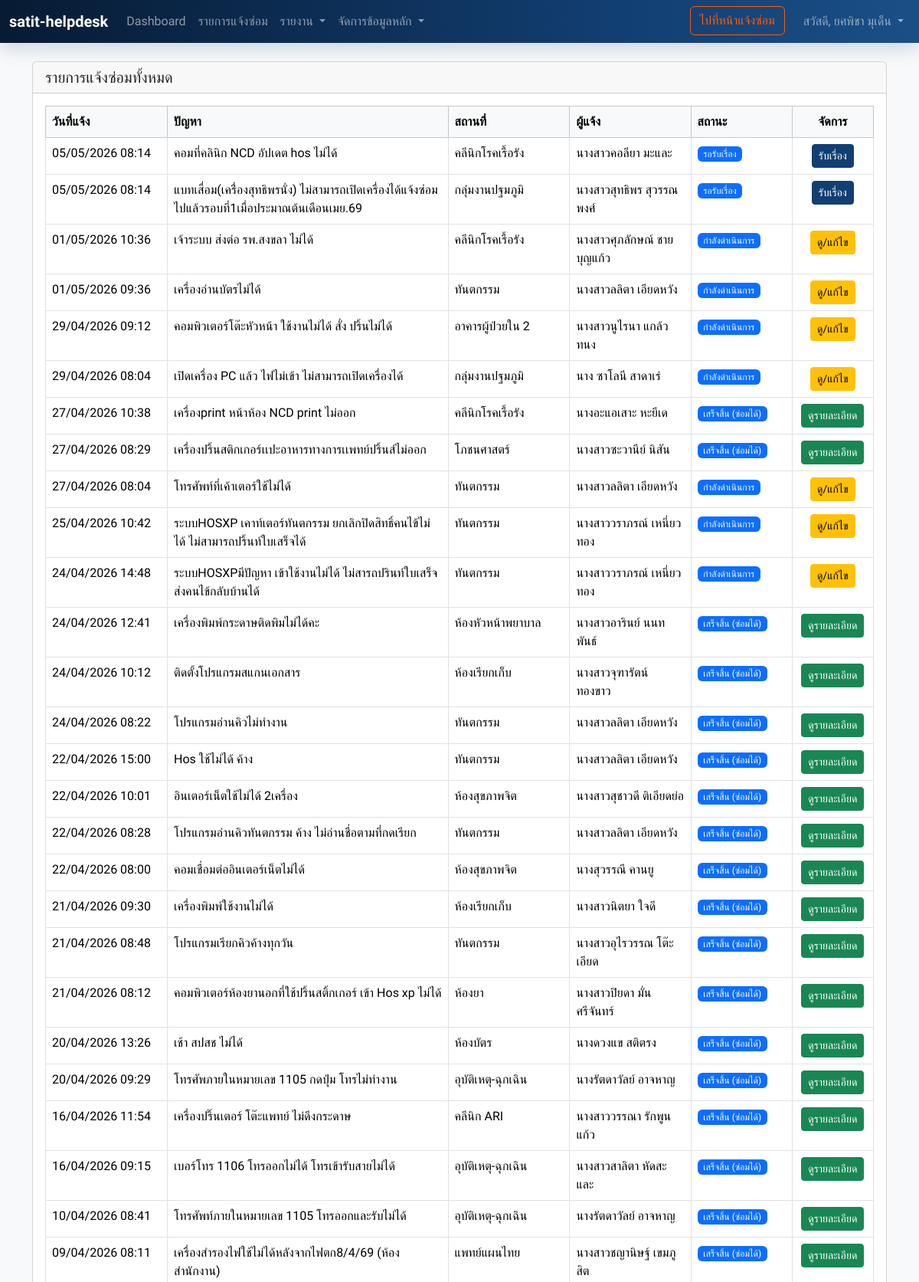
The app's page /admin/requests_list.php (signed in, upper part) with its own data.
### tables this page shows
CREATE TABLE `requests` (
  `id` int(11) NOT NULL,
  `request_date` datetime NOT NULL,
  `problem_description` text NOT NULL,
  `location_id` int(11) NOT NULL,
  `reporter_id` int(11) NOT NULL,
  `current_status_id` int(11) NOT NULL,
  `image_path` varchar(255) DEFAULT NULL,
  `created_at` timestamp NOT NULL DEFAULT current_timestamp(),
  `repair_date` datetime DEFAULT NULL,
  `resolution_time_minutes` int(11) DEFAULT NULL,
  `satisfaction_rating` tinyint(1) DEFAULT NULL,
  `satisfaction_comment` text DEFAULT NULL,
  `rated_at` datetime DEFAULT NULL,
  `admin_id` int(11) DEFAULT NULL,
  `category_id` int(11) DEFAULT NULL,
  `cause` text DEFAULT NULL,
  `solution` text DEFAULT NULL,
  `final_status_id` int(11) DEFAULT NULL,
  `is_phone_call` tinyint(1) NOT NULL DEFAULT 0,
  `updated_at` timestamp NOT NULL DEFAULT current_timestamp() ON UPDATE current_timestamp()
);

CREATE TABLE `locations` (
  `id` int(11) NOT NULL,
  `location_name` varchar(255) NOT NULL,
  `department_type` enum('หน่วยงานให้บริการ','หน่วยงานสนับสนุน') NOT NULL DEFAULT 'หน่วยงานสนับสนุน'
);

CREATE TABLE `reporters` (
  `id` int(11) NOT NULL,
  `reporter_name` varchar(255) NOT NULL,
  `status` enum('Y','N') NOT NULL DEFAULT 'Y' COMMENT 'Y=Active, N=Inactive'
);

CREATE TABLE `statuses` (
  `id` int(11) NOT NULL,
  `status_name` varchar(255) NOT NULL
);

### admin/requests_list.php (the view, shortened to what this page needs)
<?php
require_once 'partials/header.php';
require_once '../db_connect.php';
$page_title = 'รายการแจ้งซ่อมทั้งหมด';
$sql_where = '';
$requests_sql = "
    SELECT
        r.id, r.request_date, r.problem_description, r.current_status_id, r.image_path,
        l.location_name, p.reporter_name, s_current.status_name as current_status_name,
        r.repair_date, a.full_name as admin_name, c.category_name, r.cause, r.solution,
        s_final.status_name as final_status_name, r.is_phone_call,
        r.resolution_time_minutes
    FROM requests r
    LEFT JOIN locations l ON r.location_id = l.id
    LEFT JOIN reporters p ON r.reporter_id = p.id
    LEFT JOIN statuses s_current ON r.current_status_id = s_current.id
    LEFT JOIN admins a ON r.admin_id = a.id
    LEFT JOIN categories c ON r.category_id = c.id
    LEFT JOIN statuses s_final ON r.final_status_id = s_final.id
    $sql_where
    ORDER BY r.request_date DESC
";
$stmt = $conn->prepare($requests_sql);
$stmt->execute();
$requests_result = $stmt->get_result();
?>
<div class="card">
    <div class="card-header">
        <h5 class="card-title mb-0"><?php echo $page_title; ?></h5>
    </div>
    <div class="card-body">
        <div class="table-responsive">
            <table class="table table-hover table-bordered datatable" style="width:100%;">
                <thead class="table-light">
                    <tr>
                        <th style="width:15%;">วันที่แจ้ง</th>
                        <th style="width:35%;">ปัญหา</th>
                        <th style="width:15%;">สถานที่</th>
                        <th style="width:15%;">ผู้แจ้ง</th>
                        <th style="width:10%;">สถานะ</th>
                        <th style="width:10%;" class="text-center">จัดการ</th>
                    </tr>
                </thead>
                <tbody>
                    <?php if ($requests_result && $requests_result->num_rows > 0): ?>
                        <?php while($row = $requests_result->fetch_assoc()): ?>
                            <tr id="request-row-<?php echo $row['id']; ?>">
                                <td><?php echo date('d/m/Y H:i', strtotime($row['request_date'])); ?></td>
                                <td><?php echo htmlspecialchars($row['problem_description']); ?></td>
                                <td><?php echo htmlspecialchars($row['location_name']); ?></td>
                                <td><?php echo htmlspecialchars($row['reporter_name']); ?></td>
                                <td><span class="badge bg-primary"><?php echo htmlspecialchars($row['current_status_name']); ?></span></td>
                                <td class="text-center">
                                    <?php
                                    if ($row['current_status_id'] == 1) {
                                        echo '<button class="btn btn-primary btn-sm" onclick="acceptRequest('.$row['id'].')">รับเรื่อง</button>';
                                    } elseif ($row['current_status_id'] == 2) {
                                        echo '<a href="request_view.php?id='.$row['id'].'" class="btn btn-warning btn-sm">ดู/แก้ไข</a>';
                                    } else {
                                        echo '<button type="button" class="btn btn-success btn-sm view-details-btn"
                                                    data-bs-toggle="modal"
                                                    data-bs-target="#requestDetailModal"
                                                    data-request=\''.htmlspecialchars(json_encode($row), ENT_QUOTES, 'UTF-8').'\'>
                                                    ดูรายละเอียด
                                              </button>';
                                    }
                                    ?>
                                </td>
                            </tr>
                        <?php endwhile; ?>
                    <?php endif; ?>
                </tbody>
            </table>
        </div>
    </div>
</div>
<?php
require_once 'partials/footer.php';
?>

### assets/css/style.css (style rules this page uses)
body { font-family: 'Sarabun', sans-serif; }
:root { --satit-blue: #123f73; --satit-blue-2: #1a4f86; --satit-sky: #2f6fa7; --satit-orange: #ff5a00; --satit-orange-2: #ff8a00; }
.btn-primary { background-color: var(--satit-blue); border-color: var(--satit-blue); }
.card { transition: transform 0.2s ease, box-shadow 0.2s ease; }
.badge { font-weight: 500; }

### records on screen
requests: request_date "05/05/2026 08:14", problem_description "คอมที่คลินิก NCD อัปเดต hos ไม่ได้", location.location_name "คลีนิกโรคเรื้อรัง", reporter.reporter_name "นางสาวคอลียา มะและ", current_status.status_name "รอรับเรื่อง"
requests: request_date "05/05/2026 08:14", problem_description "แบทเสื่อม(เครื่่องสุทธิพรนั่ง) ไม่สามารถเปิดเครื่องได้แจ้งซ๋อมไปแล้วรอบที่1เมื่อประมาณต้นเดือนเมย.69", location.location_name "กลุ่มงานปฐมภูมิ", reporter.reporter_name "นางสาวสุทธิพร สุวรรณพงศ์", current_status.status_name "รอรับเรื่อง"
requests: request_date "01/05/2026 10:36", problem_description "เจ้าระบบ ส่งต่อ รพ.สงขลา ไม่ได้", location.location_name "คลีนิกโรคเรื้อรัง", reporter.reporter_name "นางสาวศุภลักษณ์ ชายบุญแก้ว", current_status.status_name "กำลังดำเนินการ"
requests: request_date "01/05/2026 09:36", problem_description "เครื่องอ่านบัตรไม่ได้", location.location_name "ทันตกรรม", reporter.reporter_name "นางสาวลลิตา เอียดหวัง", current_status.status_name "กำลังดำเนินการ"
requests: request_date "29/04/2026 09:12", problem_description "คอมพิวเตอร์โต๊ะหัวหน้า ใช้งานไม่ได้ สั่ง ปริ้นไม่ได้", location.location_name "อาคารผู้ป่วยใน 2", reporter.reporter_name "นางสาวนูไรนา แกล้วทนง", current_status.status_name "กำลังดำเนินการ"
requests: request_date "29/04/2026 08:04", problem_description "เปิดเครื่อง PC แล้ว ไฟไม่เข้า ไม่สามารถเปิดเครื่องได้", location.location_name "กลุ่มงานปฐมภูมิ", reporter.reporter_name "นาง ซาโลนี สาดาเร่", current_status.status_name "กำลังดำเนินการ"
requests: request_date "27/04/2026 10:38", problem_description "เครื่องprint หน้าห้อง NCD print ไม่ออก", location.location_name "คลีนิกโรคเรื้อรัง", reporter.reporter_name "นางอะแอเสาะ หะยีเด", current_status.status_name "เสร็จสิ้น (ซ่อมได้)"
requests: request_date "27/04/2026 08:29", problem_description "เครื่องปริ้นสติกเกอร์เเปะอาหารทางการเเพทย์ปริ้นส์ไม่ออก", location.location_name "โภชนศาสตร์", reporter.reporter_name "นางสาวซะวานีย์ นิสัน", current_status.status_name "เสร็จสิ้น (ซ่อมได้)"
requests: request_date "27/04/2026 08:04", problem_description "โทรศัพท์ที่เค้าเตอร์ใช้ไม่ได้", location.location_name "ทันตกรรม", reporter.reporter_name "นางสาวลลิตา เอียดหวัง", current_status.status_name "กำลังดำเนินการ"
requests: request_date "25/04/2026 10:42", problem_description "ระบบHOSXP เคาท์เตอร์ทันตกรรม ยกเลิกปิดสิทธิ์คนไข้ไม่ได้ ไม่สามารถปริ้นท์ใบเสร็จได้", location.location_name "ทันตกรรม", reporter.reporter_name "นางสาววราภรณ์ เหนี่ยวทอง", current_status.status_name "กำลังดำเนินการ"
requests: request_date "24/04/2026 14:48", problem_description "ระบบHOSXPมีปัญหา เข้าใช้งานไม่ได้ ไม่สารถปรินท์ใบเสร็จส่งคนไข้กลับบ้านได้", location.location_name "ทันตกรรม", reporter.reporter_name "นางสาววราภรณ์ เหนี่ยวทอง", current_status.status_name "กำลังดำเนินการ"
requests: request_date "24/04/2026 12:41", problem_description "เครื่องพิมพ์กระดาษติดพิมไม่ได้คะ", location.location_name "ห้องหัวหน้าพยาบาล", reporter.reporter_name "นางสาวอารินย์ นนทพันธ์", current_status.status_name "เสร็จสิ้น (ซ่อมได้)"
requests: request_date "24/04/2026 10:12", problem_description "ติดตั้งโปรแกรมสแกนเอกสาร", location.location_name "ห้องเรียกเก็บ", reporter.reporter_name "นางสาวจุฑารัตน์ ทองขาว", current_status.status_name "เสร็จสิ้น (ซ่อมได้)"
requests: request_date "24/04/2026 08:22", problem_description "โปรแกรมอ่านคิวไม่ทำงาน", location.location_name "ทันตกรรม", reporter.reporter_name "นางสาวลลิตา เอียดหวัง", current_status.status_name "เสร็จสิ้น (ซ่อมได้)"
requests: request_date "22/04/2026 15:00", problem_description "Hos ใช้ไม่ได้ ค้าง", location.location_name "ทันตกรรม", reporter.reporter_name "นางสาวลลิตา เอียดหวัง", current_status.status_name "เสร็จสิ้น (ซ่อมได้)"
requests: request_date "22/04/2026 10:01", problem_description "อินเตอร์เน็ตใช้ไม่ได้ 2เครื่อง", location.location_name "ห้องสุขภาพจิต", reporter.reporter_name "นางสาวสุชาวดี ติเอียดย่อ", current_status.status_name "เสร็จสิ้น (ซ่อมได้)"
requests: request_date "22/04/2026 08:28", problem_description "โปรแกรมอ่านคิวทันตกรรม ค้าง ไม่อ่านชื่อตามที่กดเรียก", location.location_name "ทันตกรรม", reporter.reporter_name "นางสาวลลิตา เอียดหวัง", current_status.status_name "เสร็จสิ้น (ซ่อมได้)"
requests: request_date "22/04/2026 08:00", problem_description "คอมเชื่อมต่ออินเตอร์เน็ตไม่ได้", location.location_name "ห้องสุขภาพจิต", reporter.reporter_name "นางสุวรรณี คานยู", current_status.status_name "เสร็จสิ้น (ซ่อมได้)"
requests: request_date "21/04/2026 09:30", problem_description "เครื่องพิมพ์ใช้งานไม่ได้", location.location_name "ห้องเรียกเก็บ", reporter.reporter_name "นางสาวนิตยา ใจดี", current_status.status_name "เสร็จสิ้น (ซ่อมได้)"
requests: request_date "21/04/2026 08:48", problem_description "โปรแกรมเรียกคิวค้างทุกวัน", location.location_name "ทันตกรรม", reporter.reporter_name "นางสาวอุไรวรรณ โต๊ะเอียด", current_status.status_name "เสร็จสิ้น (ซ่อมได้)"
requests: request_date "21/04/2026 08:12", problem_description "คอมพิวเตอร์ห้องยานอกที่ใช้ปริ้นสติ้กเกอร์ เข้า Hos xp ไม่ได้", location.location_name "ห้องยา", reporter.reporter_name "นางสาวปิยดา มั่นศรีจันทร์", current_status.status_name "เสร็จสิ้น (ซ่อมได้)"
requests: request_date "20/04/2026 13:26", problem_description "เช้า สปสช ไม่ได้", location.location_name "ห้องบัตร", reporter.reporter_name "นางดวงแข สติตรง", current_status.status_name "เสร็จสิ้น (ซ่อมได้)"
requests: request_date "20/04/2026 09:29", problem_description "โทรศัพภายในหมายเลข 1105 กดปุ่ม โทรไม่ทำงาน", location.location_name "อุบัติเหตุ-ฉุกเฉิน", reporter.reporter_name "นางรัตดาวัลย์ อาจหาญ", current_status.status_name "เสร็จสิ้น (ซ่อมได้)"
requests: request_date "16/04/2026 11:54", problem_description "เครื่องปริ๊นเตอร์ โต๊ะแพทย์ ไม่ดึงกระดาษ", location.location_name "คลีนิก ARI", reporter.reporter_name "นางสาววรรณา รักพูนแก้ว", current_status.status_name "เสร็จสิ้น (ซ่อมได้)"
requests: request_date "16/04/2026 09:15", problem_description "เบอร์โทร 1106 โทรออกไม่ได้ โทรเข้ารับสายไม่ได้", location.location_name "อุบัติเหตุ-ฉุกเฉิน", reporter.reporter_name "นางสาวสาลิตา หัดสะและ", current_status.status_name "เสร็จสิ้น (ซ่อมได้)"
requests: request_date "10/04/2026 08:41", problem_description "โทรศัพท์ภายในหมายเลข 1105 โทรออกและรับไม่ได้", location.location_name "อุบัติเหตุ-ฉุกเฉิน", reporter.reporter_name "นางรัตดาวัลย์ อาจหาญ", current_status.status_name "เสร็จสิ้น (ซ่อมได้)"
requests: request_date "09/04/2026 08:11", problem_description "เครื่องสำรองไฟใช้ไม่ได้หลังจากไฟตก8/4/69 (ห้องสำนักงาน)", location.location_name "แพทย์แผนไทย", reporter.reporter_name "นางสาวชญานิษฐ์ เขมภูสิต", current_status.status_name "เสร็จสิ้น (ซ่อมได้)"

### other values on screen
$_SESSION['admin_full_name'] "ยศพิชา มุเด็น"
$page_title "รายการแจ้งซ่อมทั้งหมด"
